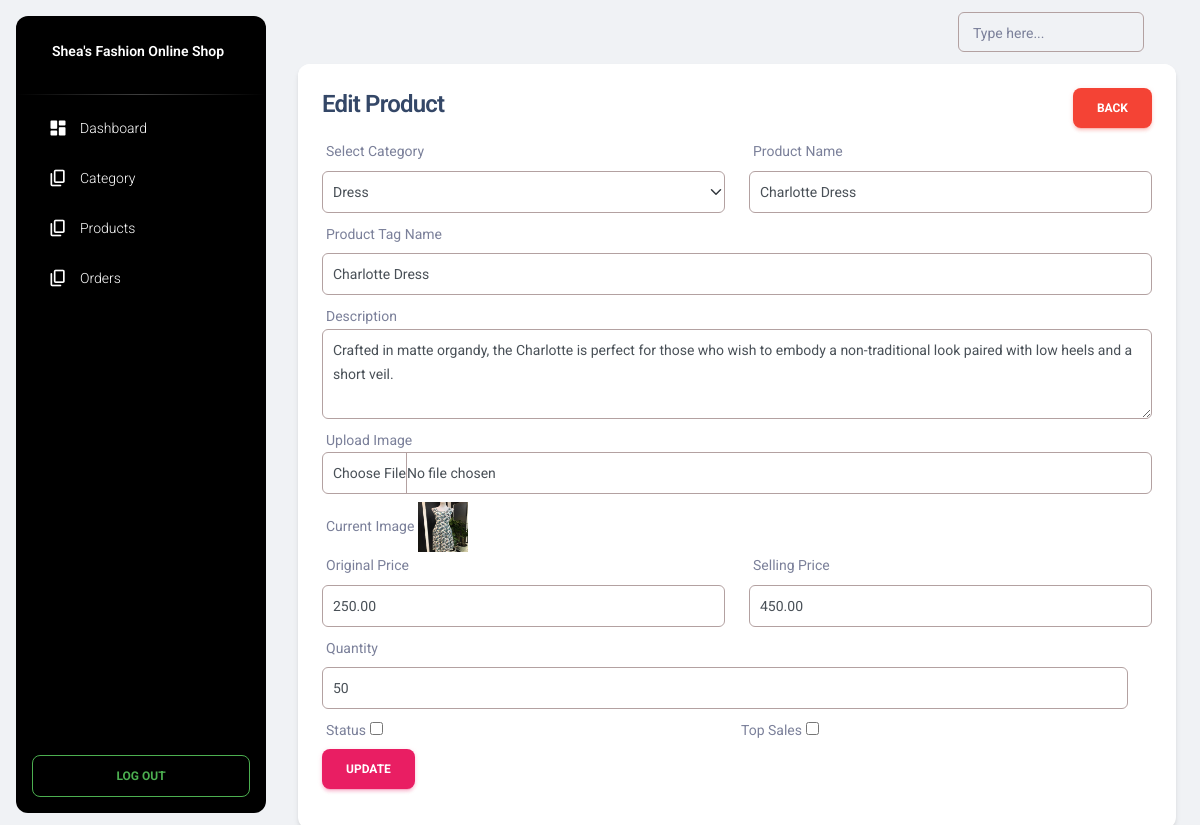
The app's page /adminpanel/editproduct.php?id=2002 with its own data.
### tables this page shows
CREATE TABLE `tblproducts` (
  `id` int(11) NOT NULL,
  `category_id` int(11) NOT NULL,
  `name` varchar(200) NOT NULL,
  `tag_name` varchar(200) NOT NULL,
  `description` mediumtext NOT NULL,
  `original_price` varchar(15) NOT NULL,
  `selling_price` varchar(15) NOT NULL,
  `image` varchar(200) NOT NULL,
  `qty` int(15) NOT NULL,
  `status` tinyint(10) NOT NULL,
  `topsales` tinyint(10) NOT NULL,
  `created_at` timestamp NOT NULL DEFAULT current_timestamp()
);

CREATE TABLE `categories` (
  `id` int(11) NOT NULL,
  `name` varchar(200) NOT NULL,
  `tag_name` varchar(200) NOT NULL,
  `description` mediumtext DEFAULT NULL,
  `status` tinyint(4) NOT NULL DEFAULT 0,
  `topsales` tinyint(4) NOT NULL DEFAULT 0,
  `image` varchar(200) NOT NULL,
  `created_at` timestamp NOT NULL DEFAULT current_timestamp()
);

### functions/myfunctions.php (called while the page is built, shortened)
<?php
include('../config/dbcon.php');
function getAll($table)
{
    global $con;
    $query = "SELECT * FROM $table";
    return $query_run = mysqli_query($con, $query);
}
function getByID($table, $id)
{
    global $con;
    $query = "SELECT * FROM $table WHERE id='$id' ";
    return $query_run = mysqli_query($con, $query);
}
?>

### adminpanel/editproduct.php (the view, shortened to what this page needs)
<?php
include('includes/header.php');
include('../functions/myfunctions.php');
?>
<div class="container">
    <div class="row">
        <div class="col-md-12">
             <?php
                if(isset($_GET['id']))
               {
                $id = $_GET['id'];
                $product = getByID("tblproducts", $id);
                if(mysqli_num_rows($product) > 0)
                {
                    $data = mysqli_fetch_array($product);
                        ?>
                    <div class="card">
                        <div class="card-header" style="height: 50px;">
                            <h4>Edit Product <a href="products.php" class="btn btn-danger float-end">Back</a></h4>
                        </div>
                        <div class="card-body">
                            <form action="code.php" method="POST" enctype="multipart/form-data">
                            <div class="row">
                            <div class="col-md-6">
                                <label for="">Select Category</label>
                                <select name="category_id" class="form-select">
                                    <?php
                                    $categories = getAll("categories");
                                    if(mysqli_num_rows($categories) > 0)
                                    {
                                        foreach ($categories as $item){
                                            ?>
                                            <option value="<?= $item['id']; ?>" <?= $data['category_id'] == $item['id']?'selected':'' ?> ><?= $item['name']; ?></option>
                                            <?php
                                    }
                                    }
                                    else
                                    {
                                        echo "No Category Available";
                                    }
                                    ?>
                                </select>
                            </div>
                            <div class="col-md-6">
                                <label for="">Product Name</label>
                                <input type="text" required name="name" value="<?= $data['name']; ?>" placeholder="Enter Product Name" class="form-control mb-2">
                            </div>
                            <div class="col-md-12">
                                <label for="">Product Tag Name</label>
                                <input type="text" required name="tag_name" value="<?= $data['tag_name']; ?>" placeholder="Enter Product Tag Name" class="form-control mb-2">
                            </div>
                            <div class="col-md-12">
                                <label class="mb-0">Description</label>
                                <textarea rows="3" required name="description" placeholder="Enter Description" required = "true" class="form-control mb-2"><?= $data['description']; ?></textarea>
                                </div>
                                <div class="col-md-12">
                                <label class = "mb-0">Upload Image</label>
                                <input type="file" name="image" class="form-control mb-2">
                                <label class="mb-0">Current Image</label>
                                <img src="../products/<?= $data['image']; ?>" alt="Product Image" height="50px" width="50px">
                            </div>
                            <div class="col-md-6">
                                <label for="mb-0">Original Price</label>
                                <input type="text" required name="original_price" value="<?= $data['original_price']; ?>" placeholder="Original Price" class="form-control mb-2">
                            </div>
                            <div class="col-md-6">
                                <label for="mb-0">Selling Price</label>
                                <input type="text" required name="selling_price" value="<?= $data['selling_price']; ?>" placeholder="Selling Price" class="form-control mb-2">
                            </div>
                            <div class="row">
                            <div class="col-md-12">
                                <label for="">Quantity</label>
                                <input type="number" required name="qty" value="<?= $data['qty']; ?>" placeholder="Enter Quantity" class="form-control mb-2">
                            </div>
                                <div class="col-md-6">
                                    <label for="">Status</label>
                                    <input type="checkbox" name="status" <?= $data['status'] == '0'?'':'checked' ?>>
                                </div>
                                <div class="col-md-6">
                                    <label for="">Top Sales</label>
                                    <input type="checkbox" name="topsales" <?= $data['topsales'] == '0'?'':'checked' ?>>
                                </div>
                            </div>
                            <div class="col-md-12">
                                <button type="submit" class="update_product_btn btn btn-primary" name="update_product_btn" id="<?php echo $item['id'];?>">Update</button>
                            </div>
                    </div>
                    </div>
                    <?php
            }
                else
                {
                    echo "Product Not Found for given id";
                }
            }
        else
        {
            echo "Id missing from url";
        }
        ?>
    </div>
</div>
    </div>

### adminpanel/includes/header.php (style rules this page uses)
.form-control { border: 1px solid #b3a1a1 !important; padding: 8px 10px; }
.form-select { border: 1px solid #b3a1a1 !important; padding: 8px 10px; }

### records on screen
tblproducts: category_id "Dress", name "Charlotte Dress", tag_name "Charlotte Dress", description "Crafted in matte organdy, the Charlotte is perfect for those who wish to embody a non-traditional look paired with low heels and a short veil.", image (picture), original_price "250.00", selling_price "450.00", qty "50"
